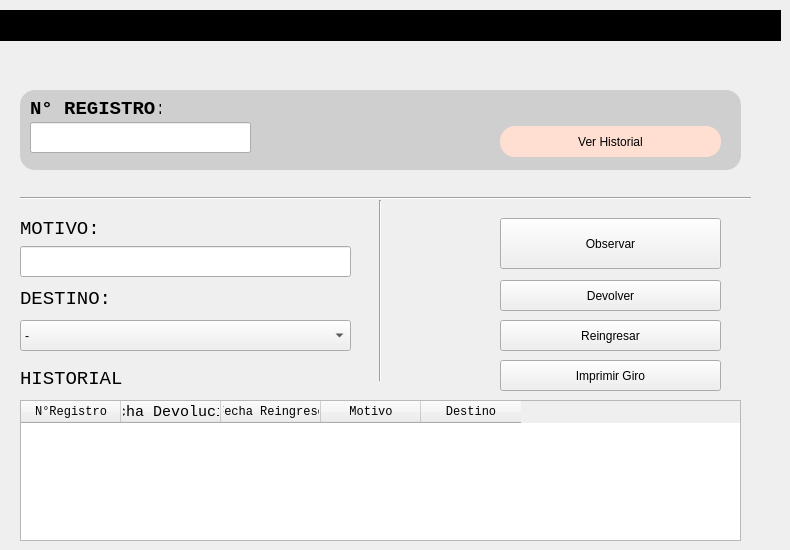
         <widget class="QWidget" name="p_devoluciones">
          <widget class="QLineEdit" name="txt_dev_motivo">
           <property name="geometry">
            <rect>
             <x>20</x>
             <y>246</y>
             <width>331</width>
             <height>31</height>
            </rect>
           </property>
          </widget>
          <widget class="QLabel" name="label_22">
           <property name="geometry">
            <rect>
             <x>20</x>
             <y>220</y>
             <width>181</width>
             <height>17</height>
            </rect>
           </property>
           <property name="font">
            <font>
             <family>Liberation Mono</family>
             <pointsize>14</pointsize>
            </font>
           </property>
           <property name="text">
            <string>MOTIVO:</string>
           </property>
          </widget>
          <widget class="QLabel" name="label_23">
           <property name="geometry">
            <rect>
             <x>20</x>
             <y>290</y>
             <width>181</width>
             <height>17</height>
            </rect>
           </property>
           <property name="font">
            <font>
             <family>Liberation Mono</family>
             <pointsize>14</pointsize>
            </font>
           </property>
           <property name="text">
            <string>DESTINO:</string>
           </property>
          </widget>
          <widget class="QLabel" name="label_24">
           <property name="geometry">
            <rect>
             <x>20</x>
             <y>370</y>
             <width>181</width>
             <height>17</height>
            </rect>
           </property>
           <property name="font">
            <font>
             <family>Liberation Mono</family>
             <pointsize>14</pointsize>
            </font>
           </property>
           <property name="text">
            <string>HISTORIAL</string>
           </property>
          </widget>
          <widget class="QTableWidget" name="tb_devoluciones">
           <property name="geometry">
            <rect>
             <x>20</x>
             <y>400</y>
             <width>721</width>
             <height>141</height>
            </rect>
           </property>
           <property name="sizePolicy">
            <sizepolicy hsizetype="Maximum" vsizetype="Expanding">
             <horstretch>0</horstretch>
             <verstretch>0</verstretch>
            </sizepolicy>
           </property>
           <property name="minimumSize">
            <size>
             <width>0</width>
             <height>0</height>
            </size>
           </property>
           <property name="font">
            <font>
             <family>Liberation Mono</family>
            </font>
           </property>
           <property name="styleSheet">
            <string notr="true"/>
           </property>
           <property name="alternatingRowColors">
            <bool>true</bool>
           </property>
           <property name="selectionBehavior">
            <enum>QAbstractItemView::SelectRows</enum>
           </property>
           <property name="sortingEnabled">
            <bool>true</bool>
           </property>
           <attribute name="verticalHeaderVisible">
            <bool>false</bool>
           </attribute>
           <column>
            <property name="text">
             <string>N°Registro</string>
            </property>
           </column>
           <column>
            <property name="text">
             <string>Fecha Devolución</string>
            </property>
            <property name="font">
             <font>
              <pointsize>11</pointsize>
             </font>
            </property>
           </column>
           <column>
            <property name="text">
             <string>Fecha Reingreso</string>
            </property>
           </column>
           <column>
            <property name="text">
             <string>Motivo</string>
            </property>
           </column>
           <column>
            <property name="text">
             <string>Destino</string>
            </property>
           </column>
          </widget>
          <widget class="QPushButton" name="btn_devolver">
           <property name="geometry">
            <rect>
             <x>500</x>
             <y>280</y>
             <width>221</width>
             <height>31</height>
            </rect>
           </property>
           <property name="text">
            <string>Devolver</string>
           </property>
           <property name="icon">
            <iconset>
             <normaloff>icons/devolver.png</normaloff>icons/devolver.png</iconset>
           </property>
           <property name="iconSize">
            <size>
             <width>24</width>
             <height>24</height>
            </size>
           </property>
          </widget>
          <widget class="QPushButton" name="btn_devolver_2">
           <property name="geometry">
            <rect>
             <x>500</x>
             <y>360</y>
             <width>221</width>
             <height>31</height>
            </rect>
           </property>
           <property name="text">
            <string>Imprimir Giro</string>
           </property>
           <property name="icon">
            <iconset>
             <normaloff>icons/print.png</normaloff>icons/print.png</iconset>
           </property>
           <property name="iconSize">
            <size>
             <width>24</width>
             <height>24</height>
            </size>
           </property>
          </widget>
          <widget class="QPushButton" name="btn_reingresar">
           <property name="geometry">
            <rect>
             <x>500</x>
             <y>320</y>
             <width>221</width>
             <height>31</height>
            </rect>
           </property>
           <property name="text">
            <string>Reingresar</string>
           </property>
           <property name="icon">
            <iconset>
             <normaloff>icons/reingresar.png</normaloff>icons/reingresar.png</iconset>
           </property>
           <property name="iconSize">
            <size>
             <width>24</width>
             <height>24</height>
            </size>
           </property>
          </widget>
          <widget class="Line" name="line_25">
           <property name="geometry">
            <rect>
             <x>370</x>
             <y>200</y>
             <width>20</width>
             <height>181</height>
            </rect>
           </property>
           <property name="orientation">
            <enum>Qt::Vertical</enum>
           </property>
          </widget>
          <widget class="Line" name="line_26">
           <property name="geometry">
            <rect>
             <x>20</x>
             <y>190</y>
             <width>731</width>
             <height>16</height>
            </rect>
           </property>
           <property name="orientation">
            <enum>Qt::Horizontal</enum>
           </property>
          </widget>
          <widget class="QFrame" name="frame_15">
           <property name="geometry">
            <rect>
             <x>20</x>
             <y>90</y>
             <width>721</width>
             <height>80</height>
            </rect>
           </property>
           <property name="styleSheet">
            <string notr="true">
QFrame{
border-radius:15px;
background-color:#cfcfcf;
}
QPushButton{
background:#fedfd2;
border-radius:15px;
border-color: white;
}
QPushButton:hover{
background:grey;
border-radius:15px;
border-color: white;
}</string>
           </property>
           <property name="frameShape">
            <enum>QFrame::StyledPanel</enum>
           </property>
           <property name="frameShadow">
            <enum>QFrame::Raised</enum>
           </property>
           <widget class="QLabel" name="label_20">
            <property name="geometry">
             <rect>
              <x>10</x>
              <y>10</y>
              <width>131</width>
              <height>17</height>
             </rect>
            </property>
            <property name="font">
             <font>
              <family>Liberation Mono</family>
              <pointsize>14</pointsize>
              <weight>75</weight>
              <bold>true</bold>
             </font>
            </property>
            <property name="styleSheet">
             <string notr="true">color:rgb(0, 0, 0)</string>
            </property>
            <property name="text">
             <string>N° REGISTRO:</string>
            </property>
           </widget>
           <widget class="QLineEdit" name="txt_devregistro">
            <property name="geometry">
             <rect>
              <x>10</x>
              <y>32</y>
              <width>221</width>
              <height>31</height>
             </rect>
            </property>
           </widget>
           <widget class="QPushButton" name="btn_verhistorial">
            <property name="geometry">
             <rect>
              <x>480</x>
              <y>36</y>
              <width>221</width>
              <height>31</height>
             </rect>
            </property>
            <property name="text">
             <string>Ver Historial</string>
            </property>
            <property name="iconSize">
             <size>
              <width>24</width>
              <height>24</height>
             </size>
            </property>
            <property name="shortcut">
             <string>Return, Enter</string>
            </property>
           </widget>
          </widget>
          <widget class="QComboBox" name="txt_dev_destino">
           <property name="geometry">
            <rect>
             <x>20</x>
             <y>320</y>
             <width>331</width>
             <height>31</height>
            </rect>
           </property>
           <item>
            <property name="text">
             <string>-</string>
            </property>
           </item>
           <item>
            <property name="text">
             <string>Asuntos Juridicos</string>
            </property>
           </item>
           <item>
            <property name="text">
             <string>Atencion al publico</string>
            </property>
           </item>
           <item>
            <property name="text">
             <string>Egresos</string>
            </property>
           </item>
           <item>
            <property name="text">
             <string>Mesa de Entradas</string>
            </property>
           </item>
           <item>
            <property name="text">
             <string>Reintegros</string>
            </property>
           </item>
           <item>
            <property name="text">
             <string>Sepelios </string>
            </property>
           </item>
           <item>
            <property name="text">
             <string>Subdireccion</string>
            </property>
           </item>
          </widget>
          <widget class="QPushButton" name="btn_observar">
           <property name="geometry">
            <rect>
             <x>500</x>
             <y>218</y>
             <width>221</width>
             <height>51</height>
            </rect>
           </property>
           <property name="text">
            <string>Observar</string>
           </property>
           <property name="icon">
            <iconset>
             <normaloff>icons/historial.png</normaloff>icons/historial.png</iconset>
           </property>
           <property name="iconSize">
            <size>
             <width>24</width>
             <height>24</height>
            </size>
           </property>
          </widget>
          <widget class="QFrame" name="frame_26">
           <property name="geometry">
            <rect>
             <x>0</x>
             <y>10</y>
             <width>781</width>
             <height>31</height>
            </rect>
           </property>
           <property name="styleSheet">
            <string notr="true">background-color:rgb(0, 0, 0)</string>
           </property>
           <property name="frameShape">
            <enum>QFrame::StyledPanel</enum>
           </property>
           <property name="frameShadow">
            <enum>QFrame::Raised</enum>
           </property>
           <widget class="QLabel" name="label_36">
            <property name="geometry">
             <rect>
              <x>10</x>
              <y>7</y>
              <width>291</width>
              <height>17</height>
             </rect>
            </property>
            <property name="font">
             <font>
              <weight>75</weight>
              <bold>true</bold>
             </font>
            </property>
            <property name="text">
             <string>DEVOLVER / OBSERVAR REGISTROS</string>
            </property>
           </widget>
          </widget>
         </widget>
